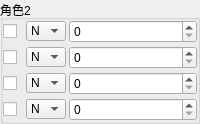
                        <widget class="QGroupBox" name="groupBox_49">
                         <property name="maximumSize">
                          <size>
                           <width>200</width>
                           <height>100</height>
                          </size>
                         </property>
                         <property name="title">
                          <string>角色2</string>
                         </property>
                         <layout class="QGridLayout" name="gridLayout_46">
                          <property name="leftMargin">
                           <number>0</number>
                          </property>
                          <property name="topMargin">
                           <number>0</number>
                          </property>
                          <property name="rightMargin">
                           <number>0</number>
                          </property>
                          <property name="bottomMargin">
                           <number>0</number>
                          </property>
                          <property name="spacing">
                           <number>3</number>
                          </property>
                          <item row="0" column="1">
                           <widget class="QComboBox" name="comboBox_120">
                            <property name="maximumSize">
                             <size>
                              <width>40</width>
                              <height>20</height>
                             </size>
                            </property>
                            <item>
                             <property name="text">
                              <string>N</string>
                             </property>
                            </item>
                            <item>
                             <property name="text">
                              <string>1</string>
                             </property>
                            </item>
                            <item>
                             <property name="text">
                              <string>2</string>
                             </property>
                            </item>
                            <item>
                             <property name="text">
                              <string>3</string>
                             </property>
                            </item>
                            <item>
                             <property name="text">
                              <string>4</string>
                             </property>
                            </item>
                            <item>
                             <property name="text">
                              <string>5</string>
                             </property>
                            </item>
                            <item>
                             <property name="text">
                              <string>6</string>
                             </property>
                            </item>
                           </widget>
                          </item>
                          <item row="3" column="2">
                           <widget class="QSpinBox" name="spinBox_25">
                            <property name="buttonSymbols">
                             <enum>QAbstractSpinBox::UpDownArrows</enum>
                            </property>
                           </widget>
                          </item>
                          <item row="1" column="1">
                           <widget class="QComboBox" name="comboBox_121">
                            <property name="maximumSize">
                             <size>
                              <width>40</width>
                              <height>20</height>
                             </size>
                            </property>
                            <item>
                             <property name="text">
                              <string>N</string>
                             </property>
                            </item>
                            <item>
                             <property name="text">
                              <string>1</string>
                             </property>
                            </item>
                            <item>
                             <property name="text">
                              <string>2</string>
                             </property>
                            </item>
                            <item>
                             <property name="text">
                              <string>3</string>
                             </property>
                            </item>
                            <item>
                             <property name="text">
                              <string>4</string>
                             </property>
                            </item>
                            <item>
                             <property name="text">
                              <string>5</string>
                             </property>
                            </item>
                            <item>
                             <property name="text">
                              <string>6</string>
                             </property>
                            </item>
                           </widget>
                          </item>
                          <item row="3" column="1">
                           <widget class="QComboBox" name="comboBox_122">
                            <property name="maximumSize">
                             <size>
                              <width>40</width>
                              <height>20</height>
                             </size>
                            </property>
                            <item>
                             <property name="text">
                              <string>N</string>
                             </property>
                            </item>
                            <item>
                             <property name="text">
                              <string>1</string>
                             </property>
                            </item>
                            <item>
                             <property name="text">
                              <string>2</string>
                             </property>
                            </item>
                            <item>
                             <property name="text">
                              <string>3</string>
                             </property>
                            </item>
                            <item>
                             <property name="text">
                              <string>4</string>
                             </property>
                            </item>
                            <item>
                             <property name="text">
                              <string>5</string>
                             </property>
                            </item>
                            <item>
                             <property name="text">
                              <string>6</string>
                             </property>
                            </item>
                           </widget>
                          </item>
                          <item row="2" column="1">
                           <widget class="QComboBox" name="comboBox_123">
                            <property name="maximumSize">
                             <size>
                              <width>40</width>
                              <height>20</height>
                             </size>
                            </property>
                            <item>
                             <property name="text">
                              <string>N</string>
                             </property>
                            </item>
                            <item>
                             <property name="text">
                              <string>1</string>
                             </property>
                            </item>
                            <item>
                             <property name="text">
                              <string>2</string>
                             </property>
                            </item>
                            <item>
                             <property name="text">
                              <string>3</string>
                             </property>
                            </item>
                            <item>
                             <property name="text">
                              <string>4</string>
                             </property>
                            </item>
                            <item>
                             <property name="text">
                              <string>5</string>
                             </property>
                            </item>
                            <item>
                             <property name="text">
                              <string>6</string>
                             </property>
                            </item>
                           </widget>
                          </item>
                          <item row="3" column="0">
                           <widget class="QCheckBox" name="checkBox_117">
                            <property name="maximumSize">
                             <size>
                              <width>20</width>
                              <height>20</height>
                             </size>
                            </property>
                            <property name="text">
                             <string/>
                            </property>
                           </widget>
                          </item>
                          <item row="2" column="2">
                           <widget class="QSpinBox" name="spinBox_26">
                            <property name="buttonSymbols">
                             <enum>QAbstractSpinBox::UpDownArrows</enum>
                            </property>
                           </widget>
                          </item>
                          <item row="1" column="2">
                           <widget class="QSpinBox" name="spinBox_27">
                            <property name="buttonSymbols">
                             <enum>QAbstractSpinBox::UpDownArrows</enum>
                            </property>
                           </widget>
                          </item>
                          <item row="0" column="2">
                           <widget class="QSpinBox" name="spinBox_28">
                            <property name="buttonSymbols">
                             <enum>QAbstractSpinBox::UpDownArrows</enum>
                            </property>
                           </widget>
                          </item>
                          <item row="0" column="0">
                           <widget class="QCheckBox" name="checkBox_115">
                            <property name="maximumSize">
                             <size>
                              <width>20</width>
                              <height>20</height>
                             </size>
                            </property>
                            <property name="text">
                             <string/>
                            </property>
                           </widget>
                          </item>
                          <item row="2" column="0">
                           <widget class="QCheckBox" name="checkBox_118">
                            <property name="maximumSize">
                             <size>
                              <width>20</width>
                              <height>20</height>
                             </size>
                            </property>
                            <property name="text">
                             <string/>
                            </property>
                           </widget>
                          </item>
                          <item row="1" column="0">
                           <widget class="QCheckBox" name="checkBox_116">
                            <property name="maximumSize">
                             <size>
                              <width>20</width>
                              <height>20</height>
                             </size>
                            </property>
                            <property name="text">
                             <string/>
                            </property>
                           </widget>
                          </item>
                         </layout>
                        </widget>
